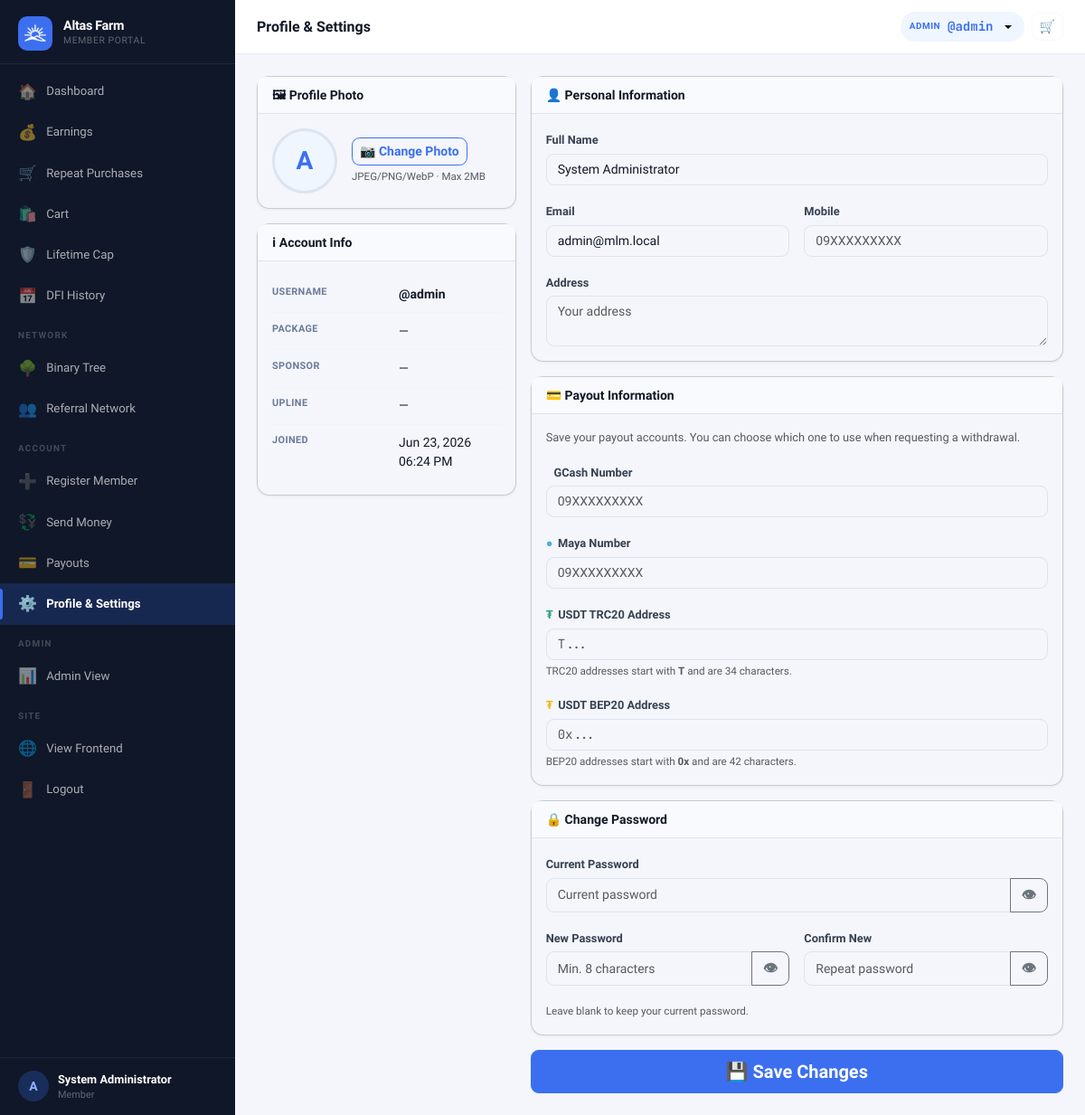
/?page=profile (signed in), run on the app's committed database.
### tables this page shows
CREATE TABLE settings (
  key_name   VARCHAR(80) NOT NULL PRIMARY KEY,
  value      TEXT        NOT NULL,
  updated_at TIMESTAMP DEFAULT CURRENT_TIMESTAMP ON UPDATE CURRENT_TIMESTAMP
);

CREATE TABLE users (
  id                INT UNSIGNED AUTO_INCREMENT PRIMARY KEY,
  username          VARCHAR(40)  NOT NULL UNIQUE,
  password_hash     VARCHAR(255) NOT NULL,
  role              ENUM('member','admin') NOT NULL DEFAULT 'member',
  package_id        INT UNSIGNED NULL,
  reg_code_id           INT UNSIGNED NULL,
  reg_payment_method    ENUM('code','ewallet','pending') NOT NULL DEFAULT 'code',
  reg_paid_by           INT UNSIGNED NULL,

   
  sponsor_id        INT UNSIGNED NULL,
  binary_parent_id  INT UNSIGNED NULL,
  binary_position   ENUM('left','right') NULL,

   
  left_count        INT UNSIGNED NOT NULL DEFAULT 0,
  right_count       INT UNSIGNED NOT NULL DEFAULT 0,
  pairs_paid        INT UNSIGNED NOT NULL DEFAULT 0,
  pairs_flushed     INT UNSIGNED NOT NULL DEFAULT 0,
  pairs_paid_today  INT UNSIGNED NOT NULL DEFAULT 0,   

   
  left_pv           DECIMAL(14,2) NOT NULL DEFAULT 0.00 COMMENT 'Accumulated PV on left binary leg',
  right_pv          DECIMAL(14,2) NOT NULL DEFAULT 0.00 COMMENT 'Accumulated PV on right binary leg',
  paired_pv         DECIMAL(14,2) NOT NULL DEFAULT 0.00 COMMENT 'Total paired PV lifetime',
  paired_pv_today   DECIMAL(14,2) NOT NULL DEFAULT 0.00 COMMENT 'Paired PV today (reset by midnight cron)',
  flushed_pv        DECIMAL(14,2) NOT NULL DEFAULT 0.00 COMMENT 'PV flushed in binary pairing',
  personal_pv       DECIMAL(14,2) NOT NULL DEFAULT 0.00 COMMENT 'Personal sales PV from downline product purchases',
  group_pv          DECIMAL(14,2) NOT NULL DEFAULT 0.00 COMMENT 'Group sales PV from downline',

   
  lifetime_earned       DECIMAL(14,2) NOT NULL DEFAULT 0.00,
  cap_status            ENUM('active','capped','perminact') NOT NULL DEFAULT 'active',
  capping_bypass        TINYINT(1)   NOT NULL DEFAULT 0,
  daily_cap_bypass      TINYINT(1)   NOT NULL DEFAULT 0,
  capped_at             TIMESTAMP NULL,
  last_reactivation_at  TIMESTAMP NULL,
  dfi_days_used         INT UNSIGNED NOT NULL DEFAULT 0,
  dfi_active            TINYINT(1)   NOT NULL DEFAULT 1,
  cd_active             TINYINT(1)   NOT NULL DEFAULT 0,
  ewallet_sent_today      DECIMAL(12,2) NOT NULL DEFAULT 0.00,
  ewallet_sent_this_week  DECIMAL(12,2) NOT NULL DEFAULT 0.00,

   
  full_name         VARCHAR(120) NULL,
  email             VARCHAR(120) NULL,
  mobile            VARCHAR(20)  NULL,
  gcash_number       VARCHAR(20)  NULL,
  maya_number        VARCHAR(20)  NULL,
  usdt_trc20_address VARCHAR(100) NULL,
  usdt_bep20_address VARCHAR(100) NULL,
  address            TEXT         NULL,
  photo             VARCHAR(200) NULL,

  ewallet_balance       DECIMAL(14,2) NOT NULL DEFAULT 0.00,
  withdrawable_balance  DECIMAL(14,2) NOT NULL DEFAULT 0.00,
  status                ENUM('active','suspended','pending') NOT NULL DEFAULT 'active',
  joined_at         TIMESTAMP DEFAULT CURRENT_TIMESTAMP,
  last_login        TIMESTAMP NULL,

  FOREIGN KEY (sponsor_id)       REFERENCES users(id) ON DELETE SET NULL,
  FOREIGN KEY (binary_parent_id) REFERENCES users(id) ON DELETE SET NULL,
  FOREIGN KEY (package_id)       REFERENCES packages(id) ON DELETE SET NULL
);

### views/member/profile.php (the view, shortened to what the rows shown need)
<?php require 'views/partials/head.php'; ?>
<?php require 'views/partials/sidebar_member.php'; ?>
<div class="main-content">
  <?php require 'views/partials/topbar.php'; ?>
  <div class="page-content">
    <form method="POST" action="<?= APP_URL ?>/?page=save_profile" enctype="multipart/form-data">
      <div class="row g-3">
        <div class="col-12 col-lg-4 d-flex flex-column gap-3">
          <div class="card">
            <div class="card-body d-flex align-items-center gap-3 flex-wrap">
              <div id="avatarWrap" style="width:72px;height:72px;border-radius:50%;overflow:hidden;background:var(--primary-light);display:flex;align-items:center;justify-content:center;font-size:1.75rem;font-weight:700;color:var(--primary);border:3px solid #dde3ef;flex-shrink:0;">
                <?php if ($user['photo']): ?><img id="photoPreview" src="<?= APP_URL ?>/uploads/<?= e($user['photo']) ?>" style="width:100%;height:100%;object-fit:cover;"><?php else: ?><span id="photoInitial"><?= strtoupper(substr($user['username'], 0, 1)) ?></span><?php endif; ?>
              </div>
            </div>
          </div>
          <div class="card">
            <div class="card-body">
              <table class="info-table">
                <tr>
                  <td><strong>@<?= e($user['username']) ?></strong></td>
                </tr>
                <tr>
                  <td>Joined</td>
                  <td><?= fmt_datetime($user['joined_at']) ?></td>
                </tr>
              </table>
            </div>
          </div>
        </div>
        <div class="col-12 col-lg-8 d-flex flex-column gap-3">
          <div class="card">
            <div class="card-body">
              <div class="mb-3"><label class="form-label">Full Name</label><input type="text" name="full_name" class="form-control" value="<?= e($user['full_name'] ?? '') ?>" placeholder="Your full name"></div>
              <div class="row g-3">
                <div class="col-md-6 mb-3"><label class="form-label">Email</label><input type="email" name="email" class="form-control" value="<?= e($user['email'] ?? '') ?>" placeholder="email@example.com"></div>
              </div>
            </div>
          </div>
        </div>
      </div>
    </form>
  </div>
</div>
<?php require 'views/partials/footer.php'; ?>

### views/partials/sidebar_member.php (shortened to what the rows shown need)
<?php
$cp      = current_page();
$user    = Auth::user();
$initial = strtoupper(substr($user['username'] ?? 'U', 0, 1));
$name    = $user['full_name'] ?: ('@' . $user['username']);
$view    = $_GET['view'] ?? '';
$cartBadge = 0;
if (class_exists('Cart') && Auth::check()) {
    $_cart = Cart::getOrCreate(Auth::id());
    if ($_cart && !empty($_cart['id'])) {
        $cartItems = Cart::getItems((int)$_cart['id']);
        $cartBadge = empty($cartItems) ? 0 : (int)array_sum(array_column($cartItems, 'quantity'));
    }
}
$nav = [
  ['page' => 'dashboard', 'icon' => '🏠', 'label' => 'Dashboard',        'pages' => ['dashboard']],
  ['page' => 'earnings',  'icon' => '💰', 'label' => 'Earnings',         'pages' => ['earnings']],
  ['page' => 'repeat_purchases', 'icon' => '🛒', 'label' => 'Repeat Purchases', 'pages' => ['repeat_purchases']],
  ['page' => 'cart', 'icon' => '🛍️', 'label' => 'Cart', 'pages' => ['cart'], 'badge' => $cartBadge],
  ['page' => 'cap_status', 'icon' => '🛡️', 'label' => 'Lifetime Cap',     'pages' => ['cap_status']],
  ...(setting('dfi_enabled', '1') === '1' ? [
    ['page' => 'dfi_history', 'icon' => '📅', 'label' => 'DFI History', 'pages' => ['dfi_history']],
  ] : []),
  'SEPARATOR:Network',
  ...(setting('binary_enabled', '1') === '1' ? [
    ['page' => 'genealogy&view=binary',  'icon' => '🌳', 'label' => 'Binary Tree',      'pages' => ['genealogy'], 'view' => 'binary'],
  ] : []),
  ['page' => 'genealogy&view=referral', 'icon' => '👥', 'label' => 'Referral Network', 'pages' => ['genealogy'], 'view' => 'referral'],
  'SEPARATOR:Account',
  ['page' => 'register&sponsor=' . $user['username'], 'icon' => '➕', 'label' => 'Register Member', 'pages' => ['register']],
  ['page' => 'ewallet_transfer', 'icon' => '💱', 'label' => 'Send Money', 'pages' => ['ewallet_transfer']],
  ['page' => 'payout',  'icon' => '💳', 'label' => 'Payouts',   'pages' => ['payout']],
  ['page' => 'profile', 'icon' => '⚙️', 'label' => 'Profile & Settings', 'pages' => ['profile']],
];
if (Auth::isAdmin()) {
  $nav[] = 'SEPARATOR:Admin';
  $nav[] = ['page' => 'admin', 'icon' => '📊', 'label' => 'Admin View', 'pages' => []];
}
$nav[] = 'SEPARATOR:Site';
$nav[] = ['page' => '__frontend__', 'icon' => '🌐', 'label' => 'View Frontend', 'pages' => []];
function renderSidebarNav($nav, $cp, $user, $view, $initial, $name)
{ ?>
  <div class="sidebar-brand">
    <div>
      <div class="brand-name"><?= e(setting('site_name', APP_NAME)) ?></div>
      <div class="brand-sub">Member Portal</div>
    </div>
  </div>
  <div class="sidebar-footer">
    <div class="sidebar-user">
      <div class="user-avatar">
        <?php if (!empty($user['photo'])): ?>
          <img src="<?= APP_URL ?>/uploads/<?= e($user['photo']) ?>" alt="">
        <?php else: ?>
          <?= $initial ?>
        <?php endif; ?>
      </div>
      <div class="user-info">
        <div class="user-name"><?= e($name) ?></div>
        <div class="user-role"><?= e($user['package_name'] ?? 'Member') ?></div>
      </div>
    </div>
  </div>
<?php } ?>
<div class="sidebar d-none d-lg-flex flex-column">
  <?php renderSidebarNav($nav, $cp, $user, $view, $initial, $name); ?>
</div>

### views/partials/topbar.php (shortened to what the rows shown need)
<?php
if (isset($_GET['page']) && $_GET['page'] === 'admin_user_view' && !empty($_GET['id']) && Auth::isAdmin()) {
  $user = getUserById((int)$_GET['id']);
  if (!$user) {
    flash('error', 'User not found.');
    redirect('/?page=admin_users');
  }
} else {
  $user = Auth::user();
}
?>
<div class="topbar-wrapper no-print">
  <div class="d-flex align-items-center gap-2">
    <div class="dropdown">
      <button class="topbar-balance border-0 dropdown-toggle" type="button"
        data-bs-toggle="dropdown" aria-expanded="false"
        title="<?= e($user['username'] ?? '') ?>" style="cursor:pointer;">
        <span class="bal-label"><?= Auth::isAdmin() ? 'Admin' : 'User' ?></span>
        <span class="bal-amount">@<?= e($user['username'] ?? '') ?></span>
      </button>
    </div>
  </div>
</div>

### data on the page
settings: value "Altas Farm"
users: username "A", full_name "System Administrator", username "admin", joined_at "Jun 23, 2026 06:24 PM", email "admin@mlm.local"

### other printed values
$item['icon'] "🏠"
$item['label'] "Dashboard"
$item['icon'] "💰"
$item['label'] "Earnings"
$item['icon'] "🛒"
$item['label'] "Repeat Purchases"
$item['icon'] "🛍️"
$item['label'] "Cart"
$item['icon'] "🛡️"
$item['label'] "Lifetime Cap"
$item['icon'] "📅"
$item['label'] "DFI History"
substr($item, 10) "NETWORK"
$item['icon'] "🌳"
$item['label'] "Binary Tree"
